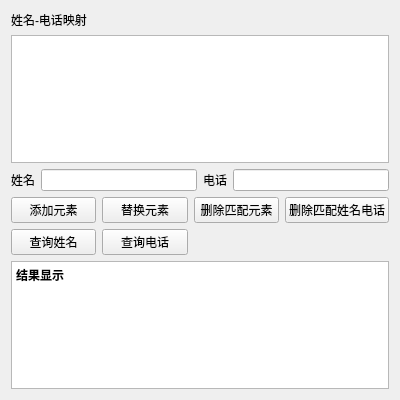
<?xml version="1.0" encoding="UTF-8"?>
<ui version="4.0">
 <class>Widget</class>
 <widget class="QWidget" name="Widget">
  <property name="geometry">
   <rect>
    <x>0</x>
    <y>0</y>
    <width>400</width>
    <height>400</height>
   </rect>
  </property>
  <property name="windowTitle">
   <string>Widget</string>
  </property>
  <layout class="QVBoxLayout" name="verticalLayout">
   <item>
    <widget class="QLabel" name="label">
     <property name="text">
      <string>姓名-电话映射</string>
     </property>
    </widget>
   </item>
   <item>
    <widget class="QListWidget" name="listWidget"/>
   </item>
   <item>
    <layout class="QHBoxLayout" name="horizontalLayout">
     <item>
      <widget class="QLabel" name="label_2">
       <property name="text">
        <string>姓名</string>
       </property>
      </widget>
     </item>
     <item>
      <widget class="QLineEdit" name="lineEditName"/>
     </item>
     <item>
      <widget class="QLabel" name="label_3">
       <property name="text">
        <string>电话</string>
       </property>
      </widget>
     </item>
     <item>
      <widget class="QLineEdit" name="lineEditPhone"/>
     </item>
    </layout>
   </item>
   <item>
    <layout class="QGridLayout" name="gridLayout">
     <item row="0" column="0">
      <widget class="QPushButton" name="pushButtonAdd">
       <property name="text">
        <string>添加元素</string>
       </property>
      </widget>
     </item>
     <item row="0" column="1">
      <widget class="QPushButton" name="pushButtonReplace">
       <property name="text">
        <string>替换元素</string>
       </property>
      </widget>
     </item>
     <item row="0" column="2">
      <widget class="QPushButton" name="pushButtonDelName">
       <property name="text">
        <string>删除匹配元素</string>
       </property>
      </widget>
     </item>
     <item row="0" column="3">
      <widget class="QPushButton" name="pushButtonDelNamePhone">
       <property name="text">
        <string>删除匹配姓名电话</string>
       </property>
      </widget>
     </item>
     <item row="1" column="0">
      <widget class="QPushButton" name="pushButtonFindName">
       <property name="text">
        <string>查询姓名</string>
       </property>
      </widget>
     </item>
     <item row="1" column="1">
      <widget class="QPushButton" name="pushButtonFindPhone">
       <property name="text">
        <string>查询电话</string>
       </property>
      </widget>
     </item>
    </layout>
   </item>
   <item>
    <widget class="QTextEdit" name="textEdit">
     <property name="html">
      <string>&lt;!DOCTYPE HTML PUBLIC &quot;-//W3C//DTD HTML 4.0//EN&quot; &quot;http://www.w3.org/TR/REC-html40/strict.dtd&quot;&gt;
&lt;html&gt;&lt;head&gt;&lt;meta name=&quot;qrichtext&quot; content=&quot;1&quot; /&gt;&lt;meta charset=&quot;utf-8&quot; /&gt;&lt;style type=&quot;text/css&quot;&gt;
p, li { white-space: pre-wrap; }
hr { height: 1px; border-width: 0; }
li.unchecked::marker { content: &quot;\2610&quot;; }
li.checked::marker { content: &quot;\2612&quot;; }
&lt;/style&gt;&lt;/head&gt;&lt;body style=&quot; font-family:'Microsoft YaHei UI'; font-size:9pt; font-weight:400; font-style:normal;&quot;&gt;
&lt;p style=&quot; margin-top:0px; margin-bottom:0px; margin-left:0px; margin-right:0px; -qt-block-indent:0; text-indent:0px;&quot;&gt;&lt;span style=&quot; font-weight:700;&quot;&gt;结果显示&lt;/span&gt;&lt;/p&gt;&lt;/body&gt;&lt;/html&gt;</string>
     </property>
    </widget>
   </item>
  </layout>
 </widget>
 <resources/>
 <connections/>
</ui>
